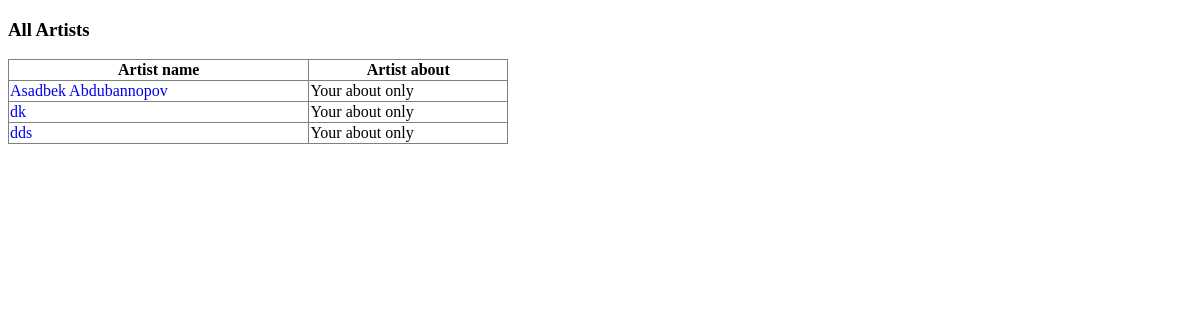
The app's page /artist/, older data.
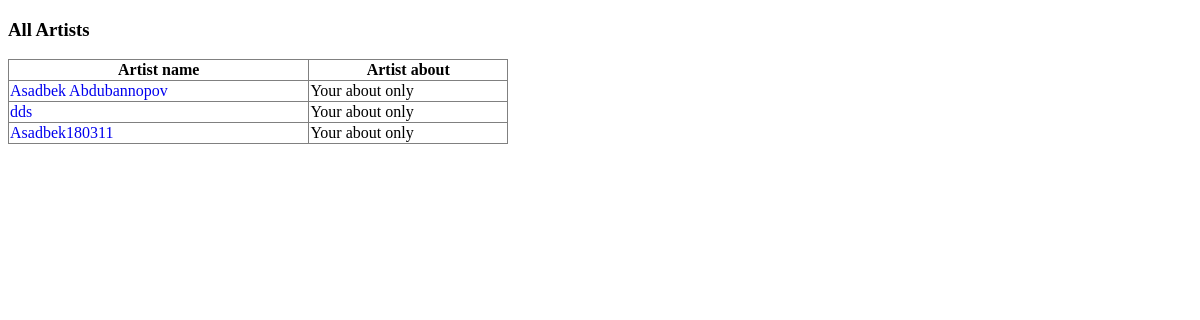
The same page, newer data.
### app1/models.py (models this page shows, shortened)
class Artist(models.Model):
    gender_a = (
        ('male', 'Male'),
        ('female','Female'),
        ('other','Other')
    )
    profile_img = models.FileField(blank=True, null=True, upload_to='media/images')
    name = models.CharField(max_length=50)
    gender = models.CharField(max_length=16,choices=gender_a)
    age = models.PositiveSmallIntegerField(default=25)
    email = models.EmailField(default='example@gmail.com', blank=True, null=True)
    phone = models.CharField(max_length=19)
    about = models.TextField(default="Your about only", blank=True, null=True)
    address = models.CharField(max_length=300)

### app1/views.py (the view)
# urls.py: path('artist/', artist_url),
def artist_url(request):
    data = {
        'data_artist': Artist.objects.all()
    }
    return render(request, 'artist.html', data)

### Template/artist.html (shortened to what this page needs)
<!DOCTYPE html>
<html lang="en">
<head>
</head>
<body>
    <h3>All Artists</h3>
    <table border="1px solid black" style="border-collapse:collapse; width: 500px;">
        <thead>
            <th>
                Artist name
            </th>
            <th>
                Artist about
            </th>
        </thead>
        <tbody>
            {%for i in data_artist%}
            <td>
                <a style="text-decoration:none;" href="/artist_about/{{i.id}}">
                    {{i.name}}
                </a>
            </td>
            <td>
                {{i.about}}
            </td>
        </tbody>
            {%endfor%}
    </table>
</body>
</html>

Row changes from the older to the newer data that the page shows:
removed Artist: name "dk", about "Your about only"
added Artist: name "Asadbek180311", about "Your about only"
